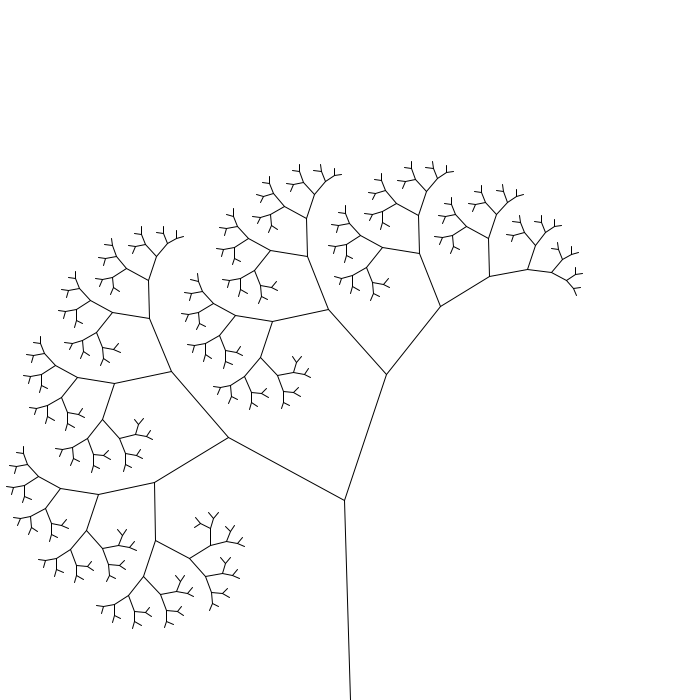
Frame 1 (no input)
Frame 60 (the mouse pressed at the canvas centre just before this capture): identical to frame 1, image omitted
Frame 120 (the mouse held since frame 60 and released just before this capture): identical to frame 1, image omitted

The Processing sketch that drew this single still picture (run headless with seeded random() and noise(); from frame 60 on, the mouse is pressed at the canvas centre):

// Processing sketch: e07_drzewo_rekurncyjne
// ── e07_drzewo_rekurncyjne.pde
void setup()
{
  size(700, 700);
}

void draw()
{
  background(255);
  drzewo(width/2, height, 200, 91.5);
}

void drzewo(float x, float y, float wysokosc, float kat)
{
  if (wysokosc > 5)
  {
    float yk = y - wysokosc * sin(radians(kat));
    float xk = x + wysokosc * cos(radians(kat));
    line(x, y, xk, yk);
    drzewo(xk, yk, wysokosc*0.66, kat + 60);
    drzewo(xk, yk, wysokosc*0.66, kat - 20);
  }
}
